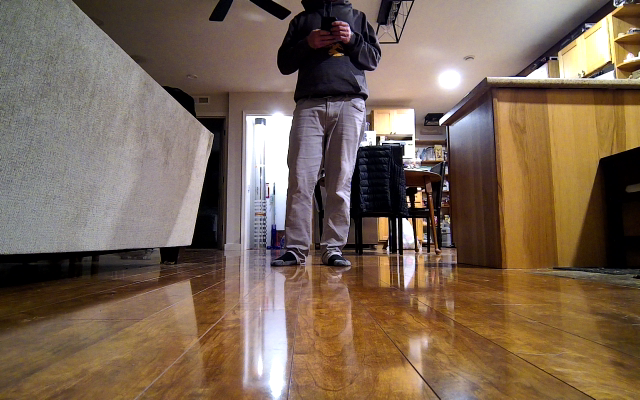
#> input picture grokbot/tests/fixtures/pair2101/rgb_0.png, 640 x 400 px
$ python -i gb_perceive.py   (imports and definitions only)   (Python 2 division)
#> lines starting #> are read from the running program, lines starting #| are printed output that depends on the picture
"""gb_perceive.py - local object memory, faces, pointing, people follow, joystick, model updates.
Everything here is LOCAL: no xAI calls, no images/embeddings/maps ever leave the Pi.
Network is used only by update_models() (explicit voice command) to fetch public model files."""
import base64, json, math, os, re, shutil, sqlite3, subprocess, threading, time, urllib.request
import numpy as np
import cv2
import gb_robot, gb_caps

E = os.environ.get
HOME = os.path.dirname(os.path.abspath(__file__))
DATA = os.path.join(HOME, "data"); MODELS = os.path.join(HOME, "models")
OBJ_DIR = os.path.join(DATA, "objects"); FACE_DIR = os.path.join(DATA, "faces"); JOY_DIR = os.path.join(DATA, "joystick")
OBJ_DB = os.path.join(DATA, "objects.db"); FACE_DB = os.path.join(FACE_DIR, "faces.db")
DEPTH_TOPIC = E("DEPTH_TOPIC", "/ascamera/camera_publisher/depth0/image_raw")
FX, FY, CX, CY = 417.9, 418.9, 315.9, 192.1                # rgb0 camera_info (640x400)
CAM_X = float(E("CAM_X_OFFSET", "0.10"))                    # camera ahead of base_footprint (m), rough
OWNER = E("OWNER_NAME", "John")
YOLO_CONF = float(E("YOLO_CONF", "0.35")); FACE_COS = float(E("FACE_COS", "0.40"))
FOLLOW_M = 1.2; COME_M = 1.0; STANDOFF_M = 0.8; LOST_S = 5.0
HOST_SHARED = os.path.expanduser(E("ROS_SHARED_HOST", "/home/pi/docker/tmp"))
CONT_SHARED = E("ROS_SHARED_CONTAINER", "/home/ubuntu/shared")
PERC_HOST = os.path.join(HOST_SHARED, "grokbot", "perc"); PERC_CONT = CONT_SHARED + "/grokbot/perc"
TARGET_FILE = os.path.join(HOST_SHARED, "grokbot", "explore", "target.json")
COCO = ("person bicycle car motorcycle airplane bus train truck boat traffic_light fire_hydrant stop_sign parking_meter bench "
        "bird cat dog horse sheep cow elephant bear zebra giraffe backpack umbrella handbag tie suitcase frisbee skis snowboard "
        "sports_ball kite baseball_bat baseball_glove skateboard surfboard tennis_racket bottle wine_glass cup fork knife spoon "
        "bowl banana apple sandwich orange broccoli carrot hot_dog pizza donut cake chair couch potted_plant bed dining_table "
        "toilet tv laptop mouse remote keyboard cell_phone microwave oven toaster sink refrigerator book clock vase scissors "
        "teddy_bear hair_drier toothbrush").replace("_", "~").split()
COCO = [c.replace("~", " ") for c in COCO]
MODEL_URLS = {
    "yolov8n.onnx": "https://huggingface.co/Kalray/yolov8/resolve/main/yolov8n.onnx",
    "face_yunet.onnx": "https://github.com/opencv/opencv_zoo/raw/main/models/face_detection_yunet/face_detection_yunet_2023mar.onnx",
    "face_sface.onnx": "https://huggingface.co/opencv/face_recognition_sface/resolve/main/face_recognition_sface_2021dec.onnx",
}
_M = {}; _LOCK = threading.Lock(); LAST = {"label": None, "cls": None, "t": 0}
TIMES = {}

def log(*a): print("[perceive]", *a, flush=True)

class Problem(Exception): pass

# ----------------------------------------------------------------------------------------------- storage
# [17 lines left out: functions db, fdb, not called in this run]

def hit(kind):
    with db() as c: c.execute("INSERT INTO hits VALUES(?,?)", (time.time(), kind))


# ----------------------------------------------------------------------------------------------- optional LAN offload
import ipaddress, urllib.parse
OFF = {"url": E("VISION_SERVER_URL", "").strip().rstrip("/"), "ok": False, "next": 0.0}

def _lan_only(url):
    try: return ipaddress.ip_address(urllib.parse.urlparse(url).hostname).is_private
    except Exception: return False

def _offload(kind, img):
    """POST a JPEG to the LAN vision server; None = use onboard models. 300 ms timeout, 30 s circuit breaker."""
    if not OFF["url"] or not _lan_only(OFF["url"]): return None
    now = time.time()
    if not OFF["ok"]:
        if now < OFF["next"]: return None
        OFF["next"] = now + 30
        try:
            t = time.time(); urllib.request.urlopen(OFF["url"] + "/health", timeout=0.3).read()
            OFF["ok"] = time.time() - t < 0.15
        except Exception: OFF["ok"] = False
        if not OFF["ok"]: return None
    try:
        buf = cv2.imencode(".jpg", img, [cv2.IMWRITE_JPEG_QUALITY, 80])[1].tobytes()
        req = urllib.request.Request(f"{OFF['url']}/{kind}", data=buf, headers={"Content-Type": "image/jpeg"})
        with urllib.request.urlopen(req, timeout=0.3) as r: return json.loads(r.read())
    except Exception as ex:
        log("offload down:", ex); OFF["ok"] = False; OFF["next"] = time.time() + 30; return None

# ----------------------------------------------------------------------------------------------- models
# [27 lines left out: functions yolo, detect, not called in this run]

def faces(img):
    """YuNet faces -> list of dict(box, score, emb, hair)."""
    t = time.time(); rem = _offload("faces", img)
    if rem is not None:
        out = []
        for f in rem:
            x, y, x2, y2 = f["box"]; bh = y2 - y; hy0 = max(0, y - int(0.5 * bh))
            out.append({"box": tuple(f["box"]), "score": f["score"], "emb": np.float32(f["emb"]),
                        "hair": hist(img[hy0:max(hy0 + 1, y), max(0, x):x2]) if y > 4 else None})
        TIMES["face_ms"] = round((time.time() - t) * 1000); return out
    if "yunet" not in _M:
        _M["yunet"] = cv2.FaceDetectorYN.create(os.path.join(MODELS, "face_yunet.onnx"), "", (320, 320), 0.8)
        _M["sface"] = cv2.FaceRecognizerSF.create(os.path.join(MODELS, "face_sface.onnx"), "")
    h, w = img.shape[:2]; _M["yunet"].setInputSize((w, h))
    _, f = _M["yunet"].detect(img); out = []
    for row in (f if f is not None else []):
        x, y, bw, bh = [int(v) for v in row[:4]]
        al = _M["sface"].alignCrop(img, row); emb = _M["sface"].feature(al).flatten()
        emb = emb / (np.linalg.norm(emb) + 1e-9)
        hy0 = max(0, y - int(0.5 * bh)); hair = hist(img[hy0:max(hy0 + 1, y), max(0, x):x + bw]) if y > 4 else None
        out.append({"box": (x, y, x + bw, y + bh), "score": float(row[14]), "emb": emb, "hair": hair, "_row": row})
    TIMES["face_ms"] = round((time.time() - t) * 1000)
    return out

# [5 lines left out: function hist, not called in this run]

def hsim(a, b):
    if not a or not b: return 0.0
    return float(cv2.compareHist(np.float32(a), np.float32(b), cv2.HISTCMP_CORREL))

# [12 lines left out: function hands, not called in this run]

HANDS_PY = r'''
import sys, json, cv2, mediapipe as mp
im = cv2.imread(sys.argv[1]); h, w = im.shape[:2]
with mp.solutions.hands.Hands(static_image_mode=True, max_num_hands=1, min_detection_confidence=0.5) as H:
    r = H.process(cv2.cvtColor(im, cv2.COLOR_BGR2RGB))
if not r.multi_hand_landmarks: print("null")
else:
    L = r.multi_hand_landmarks[0].landmark
    print(json.dumps([[L[i].x * w, L[i].y * h] for i in (5, 6, 7, 8)]))
'''

# [76 lines left out: functions install_helpers, grab, box_depth, rel_xy, to_world, map_name and 1 more, not called in this run]

def _crop(img, b): return img[b[1]:b[3] + 1, b[0]:b[2] + 1]

# [52 lines left out: functions look, match_label, record_sighting, write_sidecar, not called in this run]

def _dist_words(z): return f", about {z:.1f} meters away" if z else ""

# [50 lines left out: functions what_is_this, teach, forget_object, list_objects, not called in this run]

def _ago(ts):
    s = time.time() - ts
    return "just now" if s < 90 else f"{int(s // 60)} minutes ago" if s < 3600 else f"{int(s // 3600)} hours ago" if s < 172800 else f"{int(s // 86400)} days ago"

# [38 lines left out: functions _rel_words, where_is, around_here, hit_ratio, not called in this run]

# ----------------------------------------------------------------------------------------------- faces / people
def known_people():
    with fdb() as c: return [r[0] for r in c.execute("SELECT name FROM faces GROUP BY name ORDER BY MIN(ts)")]

# [52 lines left out: functions enroll, recognize, who_is_this, not called in this run]

def forget_person(name):
    shutil.rmtree(os.path.join(FACE_DIR, name.lower()), ignore_errors=True)
    with fdb() as c: return c.execute("DELETE FROM faces WHERE lower(name)=lower(?)", (name,)).rowcount

# ---- tracking for follow / come-to-me / go-to-object (writes the target file the gb_explore 'follow' mission reads)
TRACK = {"thread": None, "stop": threading.Event(), "name": None, "lost": False}

# [55 lines left out: functions _write_target, find_person, _track_loop, not called in this run]

def start_track(name, static=None):
    stop_track(); TRACK["stop"].clear(); TRACK["name"] = name
    TRACK["thread"] = threading.Thread(target=_track_loop, args=(name, static), daemon=True, name="gb_track"); TRACK["thread"].start()

# [30 lines left out: functions stop_track, people_mission, not called in this run]

# ----------------------------------------------------------------------------------------------- joystick
KNOWN_PADS = {   # Hiwonder joystick_control.py tables (container: ros2_ws/src/peripherals/peripherals/joystick_control.py)
    "SHANWAN Android Gamepad": {"axes": {"lin": 1, "ang": 2}, "buttons": ["cross", "circle", "", "square", "triangle", "", "l1", "r1", "l2", "r2", "select", "start", "mode", "lc", "rc"]},
    "USB WirelessGamepad": {"axes": {"lin": 1, "ang": 2}, "buttons": ["triangle", "circle", "cross", "square", "l1", "r1", "l2", "r2", "select", "start", "lc", "rc", "mode", "", ""]},
}
ESTOP_BUTTONS = ("cross", "select")

# [50 lines left out: functions joystick_info, joystick_check, hiwonder_joy_off, update_models, not called in this run]

# ----------------------------------------------------------------------------------------------- voice intents (zero tokens)
HARD_LIMITS = {
    r"\b(guard|obstacle guard)\b": "The obstacle guard stays on outside missions. That's a hard safety limit I can't switch off by voice.",
    r"\b(standoff|distance from people|closer to (me|people))\b": "I always keep at least 0.8 meters from people. That's a hard limit.",
    r"\b(low.?voltage|battery (protection|shutdown|cutoff))\b": "The low battery shutdown protects the battery and can't be disabled by voice.",
    r"\b(speed (cap|limit)s?)\b": "The speed caps are maximums. I can go slower, but voice can't raise them.",
}

_ART = r"(?:a |an |the |my |our |your )"

# [66 lines left out: function intent, not called in this run]

def _known_obj(label):
    label = label.strip()
    with db() as c: return c.execute("SELECT 1 FROM objects WHERE label=? UNION SELECT 1 FROM sightings WHERE label=?", (label, label)).fetchone() is not None

# [6 lines left out: function _mission, not called in this run]

# [1 line not run here, left out]

>>> import cv2
>>> picture = cv2.imread('tests/fixtures/pair2101/rgb_0.png', cv2.IMREAD_GRAYSCALE)
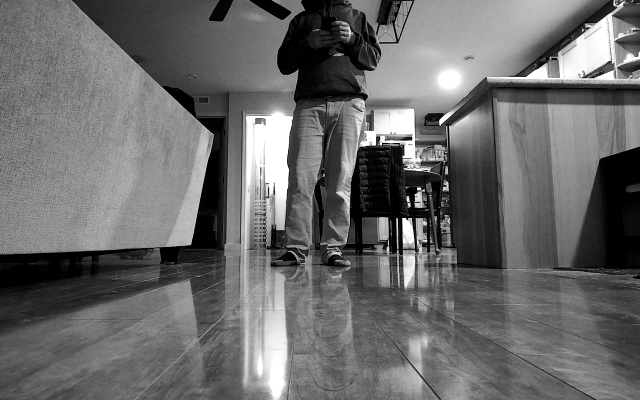
#> picture: shape (400, 640); min 0, max 255, mean 106.4
>>> result = faces(picture)
#> (the run stopped early here; a loop or call above may not have finished)
